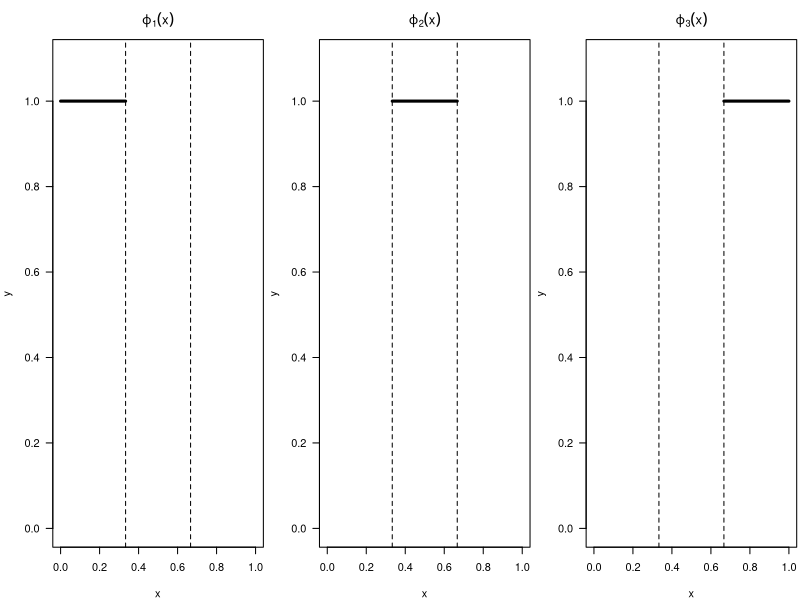
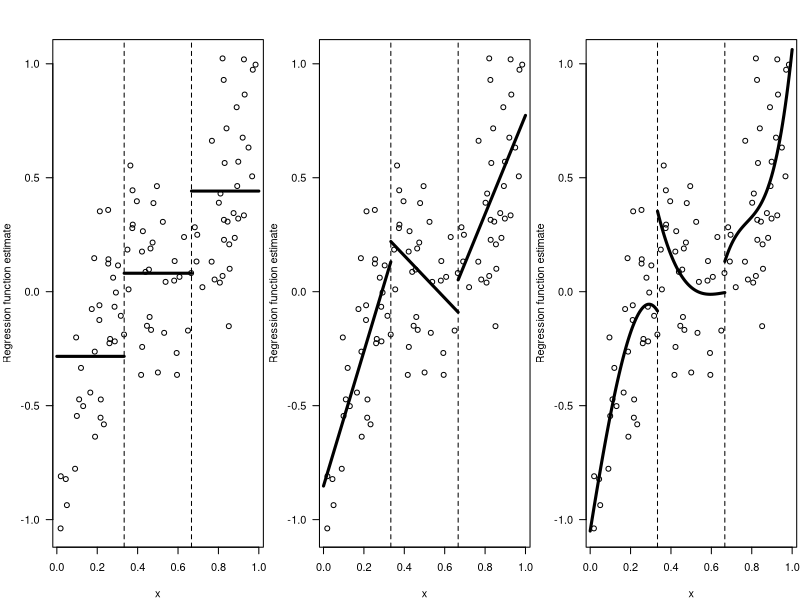
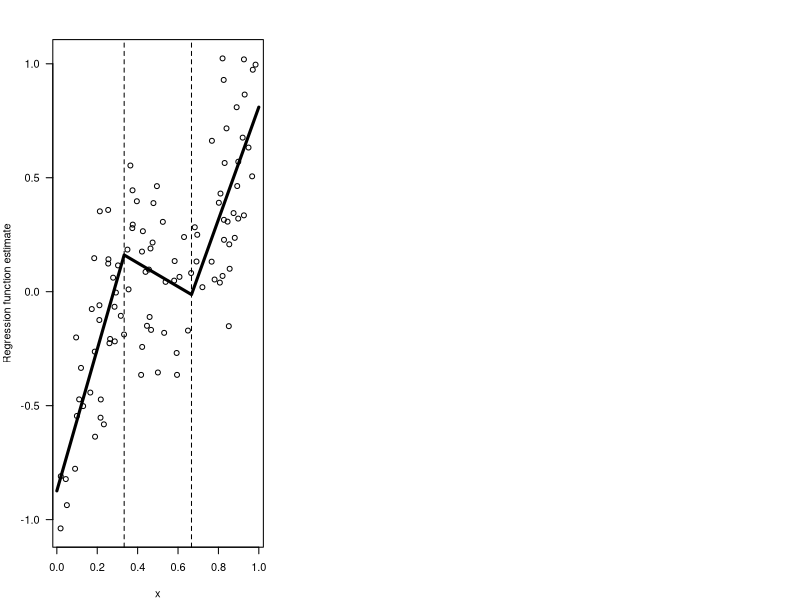

Here is the R script that generated these plots, in order:
## ---- chunk 1
par(mfrow=c(1,3), mar=c(4.0, 4.0, 3.0, 0.25))
plot(0,0, type="n", xlab="x", ylab="y", main=expression(varphi[1](x)), xlim=c(0,1), ylim=c(0,1.1),
     las=1, cex.main=1.2)
lines(c(0,1/3), c(1,1), lwd=3)
abline(v=1/3, lty=2)
abline(v=2/3, lty=2)
plot(0,0, type="n", xlab="x", ylab="y", main=expression(varphi[2](x)), xlim=c(0,1), ylim=c(0,1.1),
     las=1, cex.main=1.2)
lines(c(1/3,2/3), c(1,1), lwd=3)
abline(v=1/3, lty=2)
abline(v=2/3, lty=2)
plot(0,0, type="n", xlab="x", ylab="y", main=expression(varphi[3](x)), xlim=c(0,1), ylim=c(0,1.1),
     las=1, cex.main=1.2)
lines(c(2/3,1), c(1,1), lwd=3)
abline(v=1/3, lty=2)
abline(v=2/3, lty=2)
## ---- chunk 2
set.seed(53186)
n <- 100
xx <- runif(n)
yy <- (2*(xx-1/2))^3 + rnorm(n,sd=.25)

ind1 <- xx < 1/3
ind2 <- xx < 2/3 & xx > 1/3
ind3 <- xx > 2/3

plot(xx, yy, las=1, xlab="x", ylab="Regression function estimate")
lines(c(0, 1/3), rep(mean(yy[ind1]), 2), lwd=3)
lines(c(1/3, 2/3), rep(mean(yy[ind2]), 2), lwd=3)
lines(c(2/3, 1), rep(mean(yy[ind3]), 2), lwd=3)
abline(v=1/3, lty=2)
abline(v=2/3, lty=2)
## ---- chunk 3

ind1 <- xx < 1/3
ind2 <- xx < 2/3 & xx > 1/3
ind3 <- xx > 2/3
lm.fit1 <- lm(yy[ind1] ~ xx[ind1])
lm.fit2 <- lm(yy[ind2] ~ xx[ind2])
lm.fit3 <- lm(yy[ind3] ~ xx[ind3])

plot(xx, yy, las=1, xlab="x", ylab="Regression function estimate")
lines(c(0, 1/3), lm.fit1$coef[1] + lm.fit1$coef[2]*c(0, 1/3), lwd=3)
lines(c(1/3, 2/3), lm.fit2$coef[1] + lm.fit2$coef[2]*c(1/3, 2/3), lwd=3)
lines(c(2/3, 1), lm.fit3$coef[1] + lm.fit3$coef[2]*c(2/3, 1), lwd=3)
abline(v=1/3, lty=2)
abline(v=2/3, lty=2)
## ---- chunk 4
lm.cubfit1 <- lm(yy[ind1] ~ xx[ind1] + I(xx[ind1]^2) + I(xx[ind1]^3))
lm.cubfit2 <- lm(yy[ind2] ~ xx[ind2] + I(xx[ind2]^2) + I(xx[ind2]^3))
lm.cubfit3 <- lm(yy[ind3] ~ xx[ind3] + I(xx[ind3]^2) + I(xx[ind3]^3))

tt1 <- seq(0, 1/3, length.out=50)
tt2 <- seq(1/3, 2/3, length.out=50)
tt3 <- seq(2/3, 1, length.out=50)
plot(xx, yy, las=1, xlab="x", ylab="Regression function estimate")
lines(tt1, lm.cubfit1$coef[1] + lm.cubfit1$coef[2]*tt1 + lm.cubfit1$coef[3]*tt1^2 + lm.cubfit1$coef[4]*tt1^3, lwd=3)
lines(tt2, lm.cubfit2$coef[1] + lm.cubfit2$coef[2]*tt2 + lm.cubfit2$coef[3]*tt2^2 + lm.cubfit2$coef[4]*tt2^3, lwd=3)
lines(tt3, lm.cubfit3$coef[1] + lm.cubfit3$coef[2]*tt3 + lm.cubfit3$coef[3]*tt3^2 + lm.cubfit3$coef[4]*tt3^3, lwd=3)
abline(v=1/3, lty=2)
abline(v=2/3, lty=2)
## ---- chunk 5
xx1 <- pmax(xx - 1/3, 0)
xx2 <- pmax(xx - 2/3, 0)

lm.linspline1 <- lm(yy ~ xx + xx1 + xx2)

tt <- seq(0, 1, length.out=100)
plot(xx, yy, las=1, xlab="x", ylab="Regression function estimate")
lines(tt, lm.linspline1$coef[1] + lm.linspline1$coef[2]*tt + lm.linspline1$coef[3]*pmax(tt - 1/3, 0) + lm.linspline1$coef[4]*pmax(tt - 2/3, 0), lwd=3)
abline(v=1/3, lty=2)
abline(v=2/3, lty=2)
